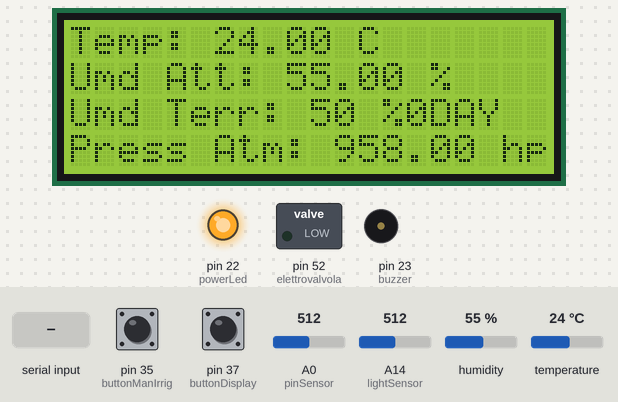
A sketch run on a simulated Arduino Mega 2560, built with avr-gcc and run on an emulated ATmega2560. Shown: 20×4 character LCD, switched loads named in the sketch (green lamp = pin HIGH), output pins drawn as LEDs (lit = HIGH), buzzer (waves = sounding). The test bench sets the inputs (shaded band); at power-on: A14 (lightSensor) = 512, temperature 24 °C, pin 37 (buttonDisplay) LOW, pin 35 (buttonManIrrig) LOW, A0 (pinSensor) = 512, humidity 55 %. The local clock reads 2024-03-15 10:24:30 at power-on unless the sketch sets it; what the sketch prints to the serial monitor is not drawn.

Above: at 5.3 s.
5.4 s: "a\n" received over the second serial link
At 6.3 s:
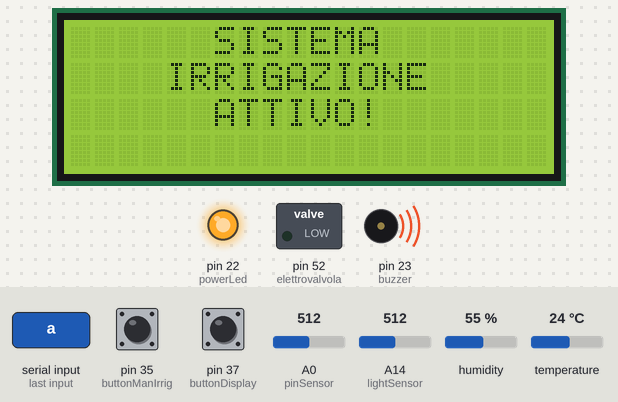
10.0 s: A14 (lightSensor) set to 492
At 11.3 s:
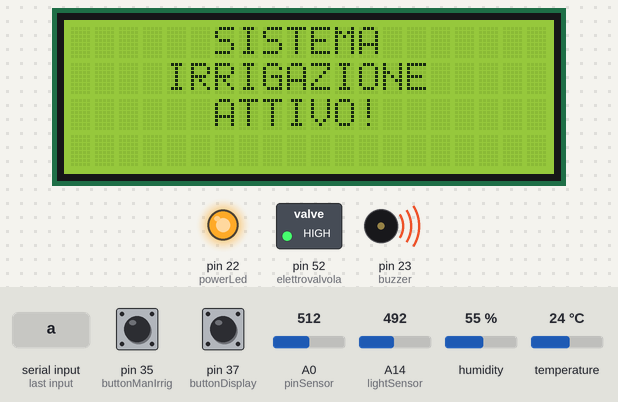
15.1 s: "s\n" received over the second serial link
At 21.0 s:
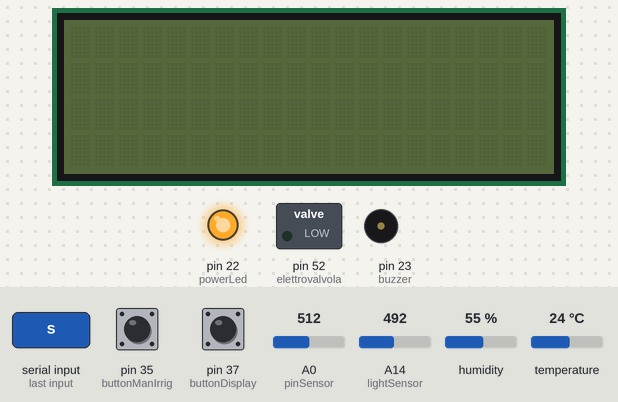
21.1 s: temperature set to 11 °C
24.4 s: temperature set to 8 °C
26.5 s: pin 37 (buttonDisplay) pulled HIGH for 0.15 s
At 27.1 s:
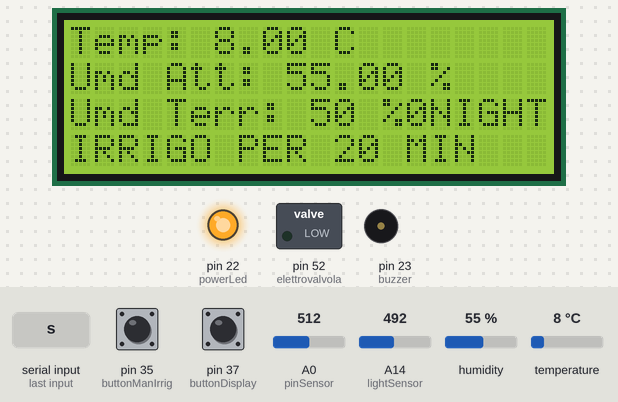
Timing chart, 0 to 29.3 s (numbered marks = the images above; inputs shaded):
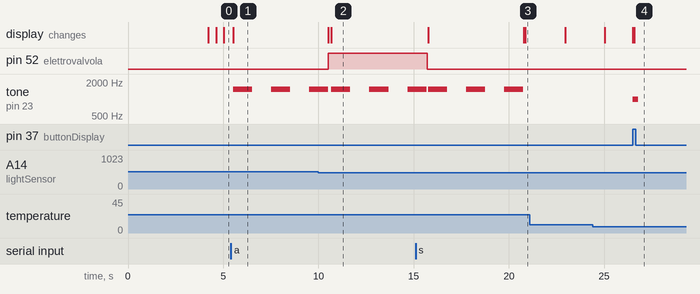

Measured:
- the behaviour switches between 500 and 499 on A14 (lightSensor) (found by bisection; images 1 and 2)
- after the input at 5.4 s, tone on pin 23 (buzzer): alternates 1500 Hz for 1.0 s and silent for 1.0 s, starting after 0.12 s; the display: changes after 0.12 s (image 1)
- after the input at 15.1 s, pin 52 (elettrovalvola): HIGH → LOW after 0.61 s; the display: first changes after 0.67 s (image 3 shows a later state)
- after the input at 26.5 s, tone on pin 23 (buzzer): silent → 1000 Hz at once, → silent 0.29 s later; the display: first changes at once (image 4 shows a later state)

The sketch:

umidita_test___lcd.ino
```cpp
/*********************************************************/
// include the library code
#include <Wire.h>    // library I2C
#include "DHT.h"    //libreria DHT11
#include <Adafruit_BMP280.h>
#include "RTClib.h" //library modulo RTC
#include <SoftwareSerial.h>     // libreria comunicazione seriale bluetooth
#include <LiquidCrystal_I2C.h>  //library display
LiquidCrystal_I2C lcd(0x27,20,4);  // set the LCD address to 0x27 for a 16 chars and 2 line display
#if defined(ARDUINO_ARCH_SAMD)  // for Zero, output on USB Serial console
   #define Serial SerialUSB
#endif

#define DHTPIN 2                 //define pin DHT
#define DHTTYPE DHT11

Adafruit_BMP280 bmp;


#define RX 11                  // pin rx bluetooth
#define TX 10                  // pin Tx bluetooth
SoftwareSerial mySerial(TX, RX);  //  creazione Object di tipo SoftwareSerial


DHT dht(DHTPIN, DHTTYPE); //crezione oggetto di tipo dht
RTC_DS1307 rtc;           //crezione oggetto di tipo rtc


/**********************************************************/
int buttonManIrrig = 35;      // Bottone irrigazione manuale
int buttonDisplay = 37;       // Bottone accensione display
int lightSensor = A14;
int lightSensorThreshold = 500;      // Soglia sensore di luminosità
int moistureSensorThreshold = 85;    //  soglia sensore umidità terreno
long timerDisplay = 0;
long irrigationTime = 1200; /*60;*///3600;   // CountDown Irrigazione in secondi
long timeOutIrrigation = 0;
long timeOutSensorReading = 0;
int sensorReading = 2;
int buzzer = 23;
int powerLed = 22;
int timeOutDisplay = 20;           // CountDown attivazione dispaly in secondi
bool turnOff = true;               // variabile che indica se il display  è acceso o spento
int pinSensor = A0;
int elettrovalvola = 52;
bool irrigationState = false;       // Indica se il sistema sta irrigando o meno per attivazione da condizioni prestabilite
bool manualIrrigationState = false;  // Indica se il sistema sta irrigando o meno per attivazione da comando manuale
/**
 *
 */
void setup() {
  Serial.begin(9600);
  Serial.println(F("DHTxx test!"));
  Serial.println(F("BMP280 test"));
  initBle();
  dht.begin();
  pinMode(elettrovalvola,OUTPUT);
  pinMode(lightSensor,INPUT);
  pinMode(pinSensor,INPUT);
  pinMode(powerLed,OUTPUT);
  pinMode(buttonDisplay,INPUT);
  digitalWrite(powerLed,HIGH);
  pinMode(buzzer,OUTPUT);
  lcd.init();  //initialize the lcd
  lcd.backlight();  //open the backlight
  /**
   *
   */
 // Serial.begin(57600);
  if (! rtc.begin()) {
    Serial.println("Couldn't find RTC");
    while (1);
  }
  if (!rtc.isrunning()) {
    Serial.println("RTC is NOT running!");
    // following line sets the RTC to the date & time this sketch was compiled
    rtc.adjust(DateTime(F(__DATE__), F(__TIME__)));
    // This line sets the RTC with an explicit date & time, for example to set
    // January 21, 2014 at 3am you would call:
    // rtc.adjust(DateTime(2014, 1, 21, 3, 0, 0));
  }
 timerDisplay = rtc.now().unixtime();
 timeOutIrrigation = rtc.now().unixtime();
 timeOutSensorReading = rtc.now().unixtime();

 /* if (!bmp.begin()) {
    Serial.println(F("Could not find a valid BMP280 sensor, check wiring!"));
    while (1);
  }*/

  bmp.setSampling(Adafruit_BMP280::MODE_NORMAL,     /* Operating Mode. */
                  Adafruit_BMP280::SAMPLING_X2,     /* Temp. oversampling */
                  Adafruit_BMP280::SAMPLING_X16,    /* Pressure oversampling */
                  Adafruit_BMP280::FILTER_X16,      /* Filtering. */
                  Adafruit_BMP280::STANDBY_MS_500); /* Standby time. */

}
/**
 *
 */
void initBle(){
  mySerial.begin(9600);
  mySerial.println("Starting config");
  delay(1000);
  mySerial.print("AT");
  waitForResponse();
  Serial.println("AT+NAME?");
  mySerial.print("AT+NAME?");
  waitForResponse();
  Serial.println("AT+CHAR?");
  mySerial.print("AT+CHAR?");
  waitForResponse();
  Serial.println("Done!");
}
/**
 *
 */
void waitForResponse() {
    delay(1000);
    while (mySerial.available()) {
      Serial.write(mySerial.read());
    }
    Serial.write("\n");
}
/**
 *
 */
 void sendData(float value){
    char strFloat[20];
    dtostrf(value, 4, 2, strFloat);
    Serial.println(strFloat);
    mySerial.write(strFloat, strlen(strFloat));
 }


/**
 * rileva se il pulsangte è premuto
 */
void btnSound(int button,int note){
  bool buttonState = true;
  if(digitalRead(button) == HIGH && buttonState){
     buttonState = false;
     tone(buzzer,note,200);
     buttonState = true;
  }
}
 /**
  * Funzione che visualizza i dati nel display e ne
  * gestisce l'attivazione/disattivazione in base al tempo
  */
void displayLayout(float temp, float humidity ,float soilMoisture,float atmPress,bool isNight,DateTime val) {
  printTemp(temp);
  printHumidity(humidity);
  printSoilMosture(soilMoisture);
  printAtmPress(atmPress,val);
  printDay(isNight);
  if((timerComponent(val.unixtime(),timerDisplay,timeOutDisplay)) && (turnOff) ){
    deactivatesDisplay();
  }
  if(!turnOff && digitalRead(buttonDisplay) == HIGH ){
     tone(buzzer,1000,200);
     activeDisplay();
     timerDisplay = val.unixtime();
  }
}
/**
 * stampa layout temperatura
 */
void printTemp(float temp){
  lcd.setCursor (0, 0);
  lcd.print("Temp: ");
  lcd.print(temp);
  lcd.print(" C");
}
/**
 * stampa layout umidità atmosferca
 */
void printHumidity(float hum) {
   lcd.setCursor (0, 1);
   lcd.print("Umd Att: ");
   lcd.print(hum);
   lcd.print(" %");
}
/**
 * stampa layout umidita terreno
 */
void printSoilMosture(float soilMoisture) {
   lcd.setCursor (0, 2);
   lcd.print("Umd Terr: ");
   lcd.print(soilMoisture);
   if(soilMoisture >= 10 && soilMoisture <= 99) {
       lcd.setCursor (12, 2);
       lcd.print(" ");
       lcd.setCursor(13, 2);
       lcd.print("%");
   }
   else if( soilMoisture <= 9) {
       lcd.setCursor(13, 2);
       lcd.print(" ");
       lcd.setCursor (11, 2);
       lcd.print(" %");
   }
}
/**
 * stampa layout pressione atm e tempo di irrigazione se quest'utlima
 * è in corso
 */
void printAtmPress(float atmPress,DateTime val) {
   lcd.setCursor (0, 3);
   if((!irrigationState) && (!manualIrrigationState)){
     lcd.print("Press Atm: ");
     lcd.print(atmPress);
     lcd.print(" hpa");
   }
  else  if((irrigationState) || (manualIrrigationState)){
     lcd.print("IRRIGO PER ");
     lcd.print(1 + ((irrigationTime - (val.unixtime() -  timeOutIrrigation))/60));
     lcd.print(" MIN  ");
   }
}
/**
 * stampa layout se è giorno o notte
 */
void printDay(bool isNight) {
    lcd.setCursor (15, 2);
 if(isNight){
    lcd.print("NIGHT");
 }
 else if(!isNight) {
   lcd.print("DAY  ");
 }
}
/**
 * Funzione lettura luminosita dal sensore
 */
bool isNight(){
  int brightness = analogRead(lightSensor);
  // Serial.println(brightness);
  if(brightness < lightSensorThreshold){
     return true;
  }
  else{
    return false;
  }
}
/**
 *  Funzione lettura umidita terreno dal sensore
 */
float soilMoistureControl(DateTime now){
    Serial.println(now.unixtime());
    //Serial.println(timeOutSensorReading);
   if((timerComponent(now.unixtime(),timeOutSensorReading ,sensorReading))) {
        Serial.println("cioa");
        timeOutSensorReading = now.unixtime();
   }

  float sensorValue = analogRead(pinSensor);

  float soilMoisture = 1023 - sensorValue;
   //Serial.println(soilMoisture);
  soilMoisture = map(soilMoisture,1023,0,99,0);
 // Serial.println(soilMoisture);
  return soilMoisture;
}
/**
 * Struct che conterrà tutti i dati letti dai sensori
 *
 */
struct DataSensor {
  float soilMoisture;
  bool timeOfDay;
  float humidity;
  float temperature;
  float atmPressure;
}dataValue;
/**
 * Funzione che legge tutti i dati dalle rispettive
 * funzioni di lettura e li salva nella struct
 */
void valueReader() {
   DateTime now = rtc.now();
  dataValue = {soilMoistureControl(now),
               isNight(),dht.readHumidity(),
               dht.readTemperature(),
               };
}
/**
 *
 *
 *
 */
void bluetoothListener(DateTime now) {
    while(mySerial.available() > 0) {
      char comand = mySerial.read();
       switch(comand) {
          case 'i':
          Serial.println("send information");
           sendData(dataValue.temperature);
           sendData(dataValue.soilMoisture);
           sendData(dataValue.humidity);
           sendData(dataValue.timeOfDay);
           sendData(1);
           break;

          case 'a':
           Serial.println("active irrigation ");
           sendData(dataValue.temperature);
           sendData(dataValue.soilMoisture);
           sendData(dataValue.humidity);
           sendData(dataValue.timeOfDay);
           sendData(3);
           startIrrigationProcess(now);
           break;

          case 's':
           Serial.println("stop irrigation ");
           sendData(dataValue.temperature);
           sendData(dataValue.soilMoisture);
           sendData(dataValue.humidity);
           sendData(dataValue.timeOfDay);
           sendData(2);
           stopIrrigationProcess(now);
           break;
       }
    }
}


/*
 *
 * funzione che produce suono di inizio/fine irrigazione
 */
 void alarm() {
     int buzzerTime = 1000;
     int delayTime = 1000;
     tone(buzzer,1500,buzzerTime);
     delay(delayTime);
     noTone(buzzer);
     delay(delayTime);
     tone(buzzer,1500,buzzerTime);
     delay(delayTime);
     noTone(buzzer);
     delay(delayTime);
     tone(buzzer,1500,buzzerTime);
     delay(delayTime);
     noTone(buzzer);
 }
 /**
  *  funzione che accende il display
  */
  void activeDisplay() {
      lcd.clear();
      lcd.display();
      lcd.backlight();
      turnOff = true;
  }
  /**
   * funzione che spegne il display
   */
  void deactivatesDisplay() {
      lcd.noDisplay();
      lcd.noBacklight();
      lcd.clear();
      turnOff = false;
  }
  /**
   * funzione ch assembla un msg da visualizzare
   */
  void message(String one, String two, String three) {
      lcd.setCursor(0,0);
      lcd.print(one);
      lcd.setCursor(0,1);
      lcd.print(two);
      lcd.setCursor(0,2);
      lcd.print(three);
  }
/**
 * Timer
 *
 */
  bool timerComponent(DateTime now, long timeHold ,long duration ) {
       if(now.unixtime() - timeHold > duration) {
           return true;
       }
       else {
         return false;
       }
       return false;
  }
  /**
   * funzione di attivazione elettrovalvola per  irrigazione
   */
   void startIrrigationProcess(DateTime now) {
        activeDisplay();
        message("      SISTEMA   ","    IRRIGAZIONE ","      ATTIVO!  ");
        alarm();
        digitalWrite(elettrovalvola,HIGH);
        deactivatesDisplay();
        timeOutIrrigation = now.unixtime();
   }
   /**
    * funzione di disattivazione irrigazione
    */
   void stopIrrigationProcess(DateTime now) {
      digitalWrite(elettrovalvola,LOW);
      timeOutIrrigation = now.unixtime();
      activeDisplay();
      message("      SISTEMA   ","    IRRIGAZIONE ","    DISATTIVATO!  ");
      alarm();
      deactivatesDisplay();
   }
   /**
    * funzione che si occupa di controllare se ci sono le condizioni per effettuare
    * l'irrigazione,se cosi è, essa avvia l'irrigazione è irriga fino allo scadere
    * del tempo prestabilito
    */
 void irrigationCycle(DateTime now) {
   if(!irrigationState) {
      if((dataValue.soilMoisture <=  moistureSensorThreshold) && (dataValue.timeOfDay == true ) && (!manualIrrigationState)) {
        startIrrigationProcess(now);
        irrigationState = true;
      }
      if(digitalRead(buttonManIrrig) == HIGH && (!manualIrrigationState)){
          manualIrrigationState = true;
          startIrrigationProcess(now);
          turnOff = false;
        }
        /**
         * se quando premo il pulsante l'irrigazione manuale è già attiva
         * disattivo l'irrigazione immediatamemnte.
         */
        if(manualIrrigationState) {
          if((timerComponent(now.unixtime(),timeOutIrrigation,irrigationTime)) || digitalRead(buttonManIrrig) == HIGH ) {
            stopIrrigationProcess(now);
            manualIrrigationState = false;
            turnOff = false;
          }
       }
    }
   if((irrigationState)){
     if(timerComponent(now.unixtime(),timeOutIrrigation,irrigationTime)) {
        stopIrrigationProcess(now);
        irrigationState = false;
     }
   }
 }
  /**
   *
   */
void loop() {
  DateTime now = rtc.now();
  btnSound(buttonDisplay,1000);
  btnSound(buttonManIrrig,2000);
  valueReader();
  displayLayout(dataValue.temperature,dataValue.humidity,dataValue.soilMoisture,958,dataValue.timeOfDay,now);
  irrigationCycle(now);
  bluetoothListener(now);
}
```
